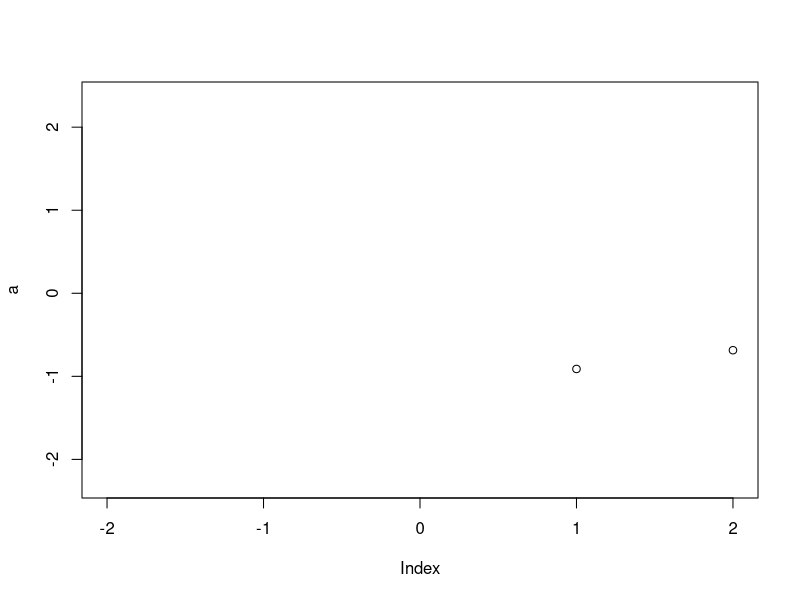

Source code (R):
print("This code is written from RStudio")

print("Glad that it's apperaing on GitHub")

a <- rnorm(100)
plot(a, xlim = c(-2,2))
